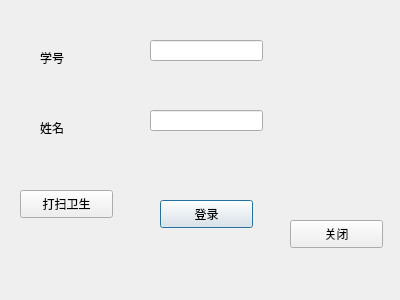
<?xml version="1.0" encoding="UTF-8"?>
<ui version="4.0">
 <class>Dialog</class>
 <widget class="QDialog" name="Dialog">
  <property name="geometry">
   <rect>
    <x>0</x>
    <y>0</y>
    <width>400</width>
    <height>300</height>
   </rect>
  </property>
  <property name="windowTitle">
   <string>Dialog</string>
  </property>
  <widget class="QLabel" name="label">
   <property name="geometry">
    <rect>
     <x>40</x>
     <y>50</y>
     <width>72</width>
     <height>15</height>
    </rect>
   </property>
   <property name="text">
    <string>学号</string>
   </property>
  </widget>
  <widget class="QLabel" name="label_2">
   <property name="geometry">
    <rect>
     <x>40</x>
     <y>120</y>
     <width>72</width>
     <height>15</height>
    </rect>
   </property>
   <property name="text">
    <string>姓名</string>
   </property>
  </widget>
  <widget class="QLineEdit" name="id_lineEdit">
   <property name="geometry">
    <rect>
     <x>150</x>
     <y>40</y>
     <width>113</width>
     <height>21</height>
    </rect>
   </property>
  </widget>
  <widget class="QLineEdit" name="name_lineEdit">
   <property name="geometry">
    <rect>
     <x>150</x>
     <y>110</y>
     <width>113</width>
     <height>21</height>
    </rect>
   </property>
  </widget>
  <widget class="QPushButton" name="pushButton">
   <property name="geometry">
    <rect>
     <x>160</x>
     <y>200</y>
     <width>93</width>
     <height>28</height>
    </rect>
   </property>
   <property name="text">
    <string>登录</string>
   </property>
  </widget>
  <widget class="QLabel" name="show_label">
   <property name="geometry">
    <rect>
     <x>180</x>
     <y>260</y>
     <width>72</width>
     <height>15</height>
    </rect>
   </property>
   <property name="text">
    <string/>
   </property>
  </widget>
  <widget class="QPushButton" name="pushButton_2">
   <property name="geometry">
    <rect>
     <x>290</x>
     <y>220</y>
     <width>93</width>
     <height>28</height>
    </rect>
   </property>
   <property name="text">
    <string>关闭</string>
   </property>
  </widget>
  <widget class="QPushButton" name="pushButton_3">
   <property name="geometry">
    <rect>
     <x>20</x>
     <y>190</y>
     <width>93</width>
     <height>28</height>
    </rect>
   </property>
   <property name="text">
    <string>打扫卫生</string>
   </property>
  </widget>
 </widget>
 <resources/>
 <connections/>
</ui>
